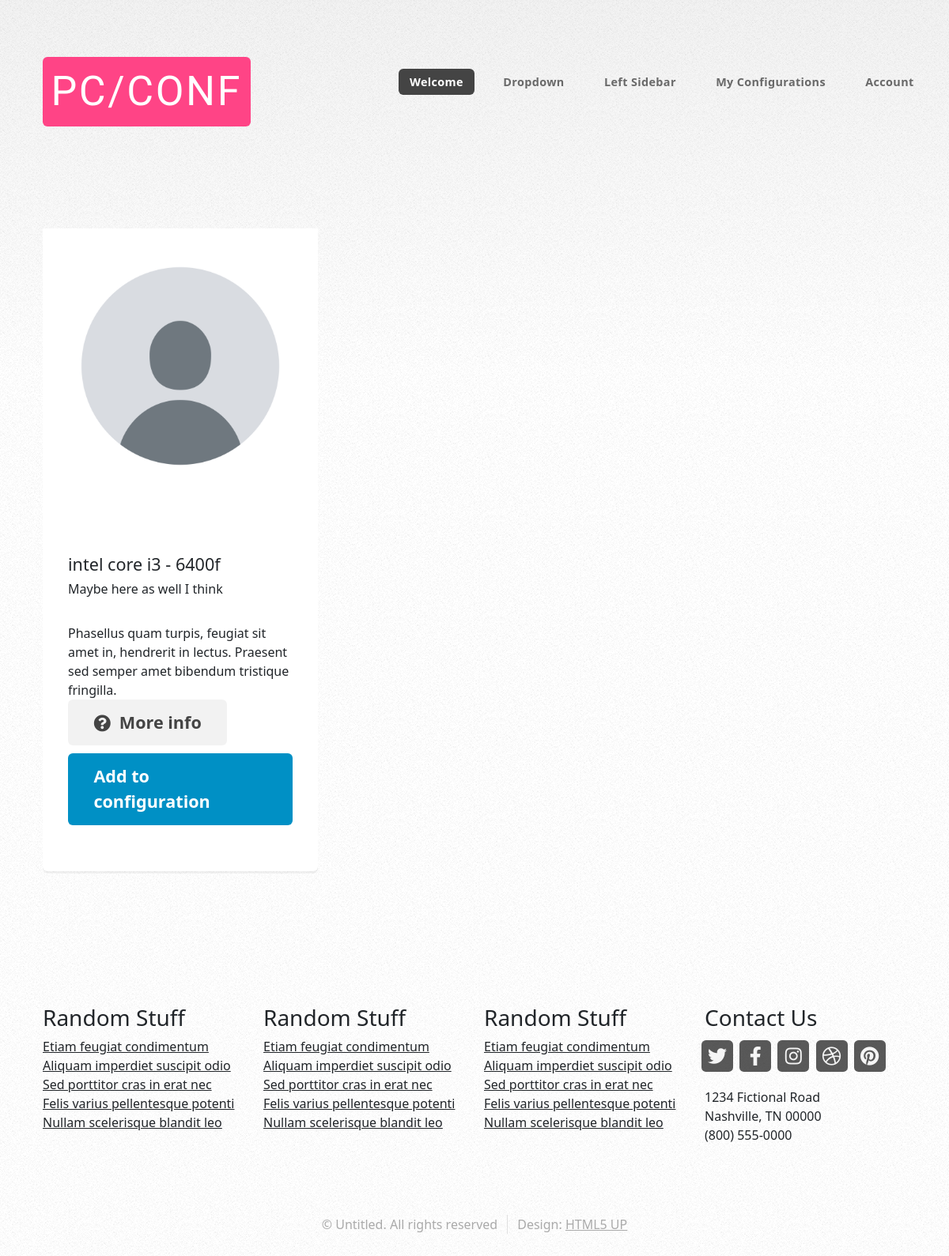
The page /cpu/list/ on the database as committed earlier.
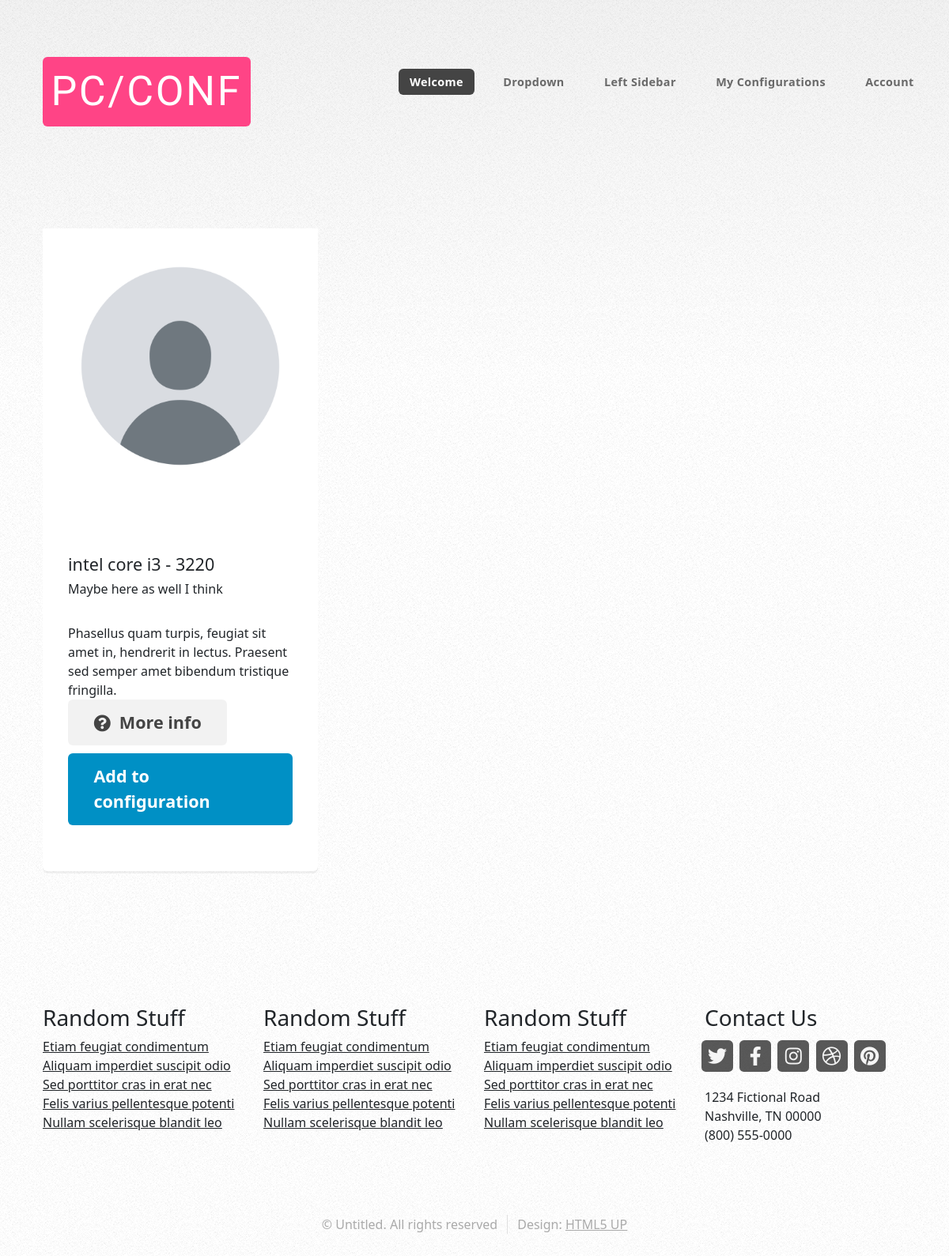
The same page on the database as committed later.
### apps/configurator/models.py (models this page shows, shortened)
class CPU(models.Model):
    manufacturer = models.CharField("Manufacturer", max_length=10, choices=MANUFACTURER_CHOICES, null=False, blank=False)
    socket = models.ForeignKey(CPUsocket, on_delete=models.SET_NULL, null=True, related_name="cpu", verbose_name="Socket")
    mark = models.CharField("Mark", max_length=100)
    generation = models.CharField("Generation", max_length=100)
    cores = models.PositiveSmallIntegerField("Cores")
    threads = models.PositiveSmallIntegerField("Threads")
    frequency = models.DecimalField("Frequency", max_digits=5, decimal_places=2)
    turbo_frequency = models.DecimalField("Turbo frequency", max_digits=5, decimal_places=2)
    max_ram = models.PositiveSmallIntegerField("Max RAM")
    memory_type = models.ForeignKey(RAMtype, on_delete=models.SET_NULL, null=True, related_name="cpu", verbose_name="Memory type")
    tdp = models.PositiveIntegerField("TDP")
    class Meta:
        verbose_name = "CPU"
        verbose_name_plural = "CPU's"
    def __str__(self):
        return f"{self.manufacturer} {self.mark} - {self.generation}"

### apps/configurator/views.py (the view)
# urls.py: path("cpu/list/", view=views.CPUListView.as_view(), name="cpus"),
class CPUListView(generic.ListView):
    model = CPU
    queryset = CPU.objects.all()
    context_object_name = "cpu_list"
    template_name = "cpus.html"

### apps/configurator/templates/cpus.html (shortened to what this page needs)
{% extends 'base.html' %}
{% load static %}
{% block content %}
<div id="features-wrapper">
    <div class="container">
        <div class="row">
            {% for cpu in cpu_list %}
            <div class="col-4 col-12-medium">
                    <section class="box feature">
                        <div id="carouselExample" class="carousel slide">
                            <div class="carousel-inner">
                            {% for image in cpu.images.all %}
                              <div class="carousel-item active">
                                <img src="{{image.image.url}}" class="d-block w-100" alt="...">
                              </div>
                            {% endfor %}
                            </div>
                            <button class="carousel-control-prev" type="button" data-bs-target="#carouselExample" data-bs-slide="prev">
                              <span class="carousel-control-prev-icon" aria-hidden="true"></span>
                            </button>
                            <button class="carousel-control-next" type="button" data-bs-target="#carouselExample" data-bs-slide="next">
                              <span class="carousel-control-next-icon" aria-hidden="true"></span>
                            </button>
                          </div>
                        <div class="inner">
                            <header>
                                <h2>{{cpu}}</h2>
                                <p>Maybe here as well I think</p>
                            </header>
                            <p>Phasellus quam turpis, feugiat sit amet in, hendrerit in lectus. Praesent sed semper amet bibendum tristique fringilla.</p>
                            <div class="col-12-medium">
                                <a href="#" class="button alt icon solid fa-question-circle">More info</a>
                                <a href="{% url 'main:configuration_cpu' pk=cpu.pk %}" class="button icon solid">Add to configuration</a>
                          </div>
                        </div>
                    </section>
            </div>
            {% endfor %}
        </div>
    </div>
</div>
{% endblock %}

Rows that differ between the two databases and show on the page:
changed CPU: manufacturer+mark+generation "intel core i3 - 6400f" → "intel core i3 - 3220"
